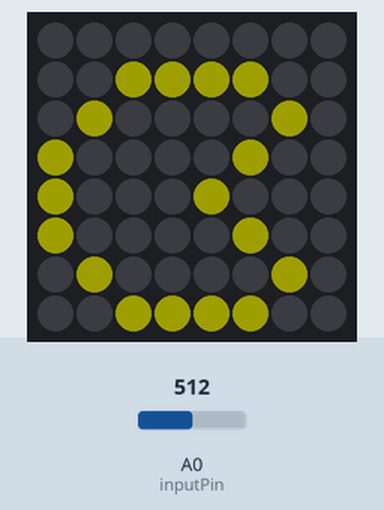
The sketch below on a simulated Arduino Uno, built with avr-gcc and run on an emulated ATmega328P. Shown: 8×8 RGB LED matrix (first LED top left, wired row by row). The inputs (shaded band) are chosen by the test bench; at power-on: A0 (inputPin) = 512. Dim RGB values are drawn brighter than linear; the strip is taken to match the declared colour order.

Above: at 1.8 s.
1.9 s: A0 (inputPin) set to 716
At 2.27 s:
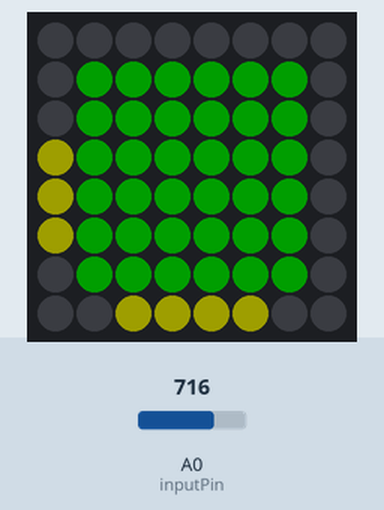
3.8 s: A0 (inputPin) set to 511
At 4.76 s:
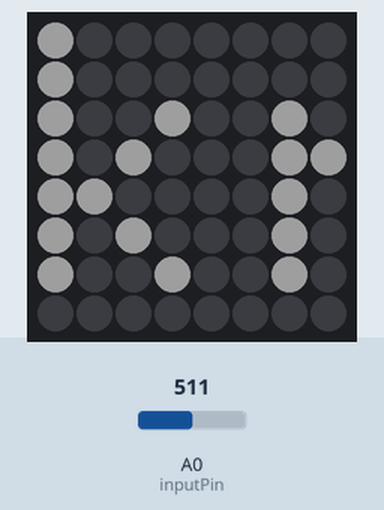
6.5 s: A0 (inputPin) set to 245
At 6.86 s:
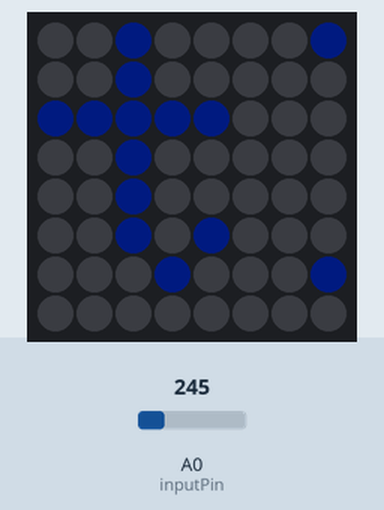
8.4 s: A0 (inputPin) set to 522
At 8.67 s:
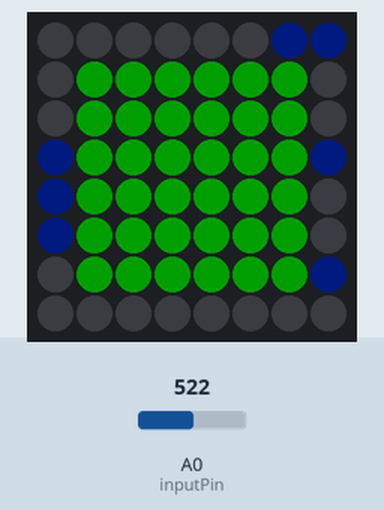
10.1 s: A0 (inputPin) set to 502
At 11.18 s:
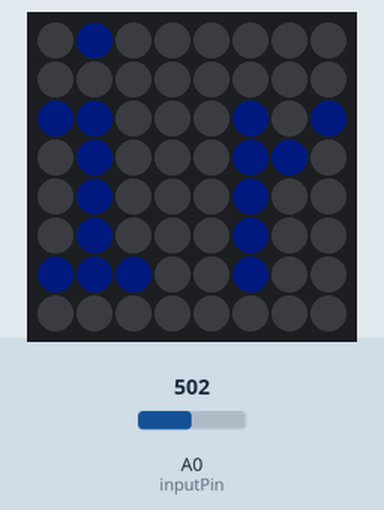
14.2 s: A0 (inputPin) set to 122
At 14.84 s:
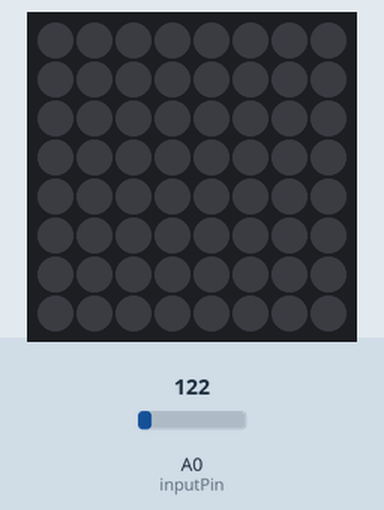

The sketch:

LEDmatrixDemo.ino
```cpp
// include Adafruit libraries
#include <Adafruit_GFX.h>
#include <Adafruit_NeoMatrix.h>
#include <Adafruit_NeoPixel.h>

// define pins
#define matrixPin 1
#define inputPin 0

Adafruit_NeoMatrix * matrix;
uint8_t rotation = 0;


void setup() {
  pinMode(inputPin, INPUT);
   matrix = new Adafruit_NeoMatrix(8, 8, matrixPin,
    NEO_MATRIX_TOP     + NEO_MATRIX_LEFT +
    NEO_MATRIX_ROWS + NEO_MATRIX_PROGRESSIVE,
    NEO_RGB            + NEO_KHZ800);
  matrix->begin();
  matrix->setBrightness(30);
  matrix->setTextWrap(false);
}

const uint16_t textColors[] = { matrix->Color(255, 0, 0), matrix->Color(0, 255, 0), matrix->Color(0, 0, 255) };
int pinVal;
int pass = 0;
int x = matrix->width();


void loop() {
  pinVal = analogRead(inputPin);

  if(pinVal < 255 ){
    showLogo();
  }
  else if(pinVal > 255 && pinVal < 512){
    showEmail();
  }
  else if(pinVal > 512 && pinVal < 767){
    showFlashingLights();
  }
  else{
    drawPacman();
  }
}

// external functions
void showEmail(){
  matrix->fillScreen(0);
  matrix->show();
  matrix->setCursor(x, 0);
  matrix->print(F("kristin.salomon@littlebits.cc"));
  if (--x < -180){
    x = matrix->width();
    if (++pass >= 3){
      pass = 0;
    }
    matrix->setTextColor(textColors[pass]);
  }
  matrix->show();
  delay(100);
};


void showFlashingLights(){
  //from Sean
  delay(30);
  matrix->fillRoundRect(3,3,2,2,0,matrix->Color(0,255,0));
  matrix->show();

  delay(30);
  matrix->fillRoundRect(2,2,4,4,0,matrix->Color(0,255,0));
  matrix->show();

  delay(30);
  matrix->fillRoundRect(1,1,6,6,0,matrix->Color(0,255,0));
  matrix->show();

  delay(30);
  matrix->fillRoundRect(0,0,8,8,0,matrix->Color(0,255,0));
  matrix->show();

  delay(30);
  matrix->fillRoundRect(3,3,2,2,0,matrix->Color(255,0,0));
  matrix->show();

  delay(30);
  matrix->fillRoundRect(2,2,4,4,0,matrix->Color(255,0,0));
  matrix->show();

  delay(30);
  matrix->fillRoundRect(1,1,6,6,0,matrix->Color(255,0,0));
  matrix->show();

  delay(30);
  matrix->fillRoundRect(0,0,8,8,0,matrix->Color(255,0,0));
  matrix->show();

  delay(30);
  matrix->fillRoundRect(3,3,2,2,0,matrix->Color(0,0,255));
  matrix->show();

  delay(30);
  matrix->fillRoundRect(2,2,4,4,0,matrix->Color(0,0,255));
  matrix->show();

  delay(30);
  matrix->fillRoundRect(1,1,6,6,0,matrix->Color(0,0,255));
  matrix->show();

  delay(30);
  matrix->fillRoundRect(0,0,8,8,0,matrix->Color(0,0,255));
  matrix->show();

  delay(30);
  matrix->fillRoundRect(3,3,2,2,0,matrix->Color(255,0,255));
  matrix->show();

  delay(30);
  matrix->fillRoundRect(2,2,4,4,0,matrix->Color(255,0,255));
  matrix->show();

  delay(30);
  matrix->fillRoundRect(1,1,6,6,0,matrix->Color(255,0,255));
  matrix->show();

  delay(30);
  matrix->fillRoundRect(0,0,8,8,0,matrix->Color(255,0,255));
  matrix->show();

  delay(30);
  matrix->fillRoundRect(3,3,2,2,0,matrix->Color(255,255,0));
  matrix->show();

  delay(30);
  matrix->fillRoundRect(2,2,4,4,0,matrix->Color(255,255,0));
  matrix->show();

  delay(30);
  matrix->fillRoundRect(1,1,6,6,0,matrix->Color(255,255,0));
  matrix->show();

  delay(30);
  matrix->fillRoundRect(0,0,8,8,0,matrix->Color(255,255,0));
  matrix->show();

  delay(30);
  matrix->fillRoundRect(3,3,2,2,0,matrix->Color(0,255,255));
  matrix->show();

  delay(30);
  matrix->fillRoundRect(2,2,4,4,0,matrix->Color(0,255,255));
  matrix->show();

  delay(30);
  matrix->fillRoundRect(1,1,6,6,0,matrix->Color(0,255,255));
  matrix->show();

  delay(30);
  matrix->fillRoundRect(0,0,8,8,0,matrix->Color(0,255,255));
  matrix->show();
}


void drawPacman(){
  matrix->fillScreen(0);

  int pacman_close[8][8] = {
   {0, 0, 0, 0, 0, 0, 0, 0},
   {0, 0, 1, 1, 1, 0, 0, 0},
   {0, 1, 0, 0, 0, 1, 0, 0},
   {1, 0, 0, 0, 0, 0, 1, 0},
   {1, 0, 0, 1, 1, 1, 1, 0},
   {1, 0, 0, 0, 0, 0, 1, 0},
   {0, 1, 0, 0, 0, 1, 0, 0},
   {0, 0, 1, 1, 1, 0, 0, 0}
  };

  int pacman_open[8][8] = {
   {0, 0, 0, 0, 0, 0, 0, 0},
   {0, 0, 1, 1, 1, 1, 0, 0},
   {0, 1, 0, 0, 0, 0, 1, 0},
   {1, 0, 0, 0, 0, 1, 0, 0},
   {1, 0, 0, 0, 1, 0, 0, 0},
   {1, 0, 0, 0, 0, 1, 0, 0},
   {0, 1, 0, 0, 0, 0, 1, 0},
   {0, 0, 1, 1, 1, 1, 0, 0}
  };

  for(int row = 0; row < 8; row++) {
    for(int column = 0; column < 8; column++) {
     if(pacman_close[row][column] == 1) {
       matrix->drawPixel(column, row, matrix->Color(255,255,0));
     }
   }
  }
  matrix->show();
  delay(500);

  matrix->fillScreen(0);
  for(int row = 0; row < 8; row++) {
    for(int column = 0; column < 8; column++) {
     if(pacman_open[row][column] == 1) {
       matrix->drawPixel(column, row, matrix->Color(255,255,0));
     }
   }
  }
  matrix->show();
  delay(500);

}

void showLogo(){
  matrix->fillScreen(0);
  matrix->show();
  matrix->setCursor(x, 0);
  matrix->setTextColor(matrix->Color(0, 75, 130));
  matrix->print(F("littleBits"));
  if (--x < -60){
    x = matrix->width();
  }
  matrix->show();
  delay(100);
};
```

Measured:
- after the input at 1.9 s, the LEDs: first change after 0.20 s (image 1 shows a later state)
- after the input at 3.8 s, the LEDs: first differ from a run without the input after 0.90 s (image 2)
- after the input at 6.5 s, the LEDs: first change at once (image 3 shows a later state)
- after the input at 8.4 s, the LEDs: first change after 0.10 s (image 4 shows a later state)
- after the input at 10.1 s, the LEDs: first differ from a run without the input after 1.0 s (image 5)
- what the display in image 6 shows lasts 0.5 s, from 14.6 s to 15.1 s
